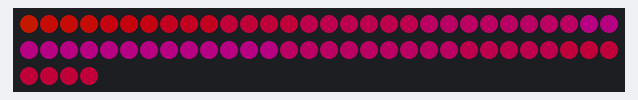
The sketch below on a simulated Arduino Uno, built with avr-gcc and run on an emulated ATmega328P. On the bench: 64 RGB LEDs in strip order, left to right, continuing on the next row. Dim RGB values are drawn brighter than linear; random numbers use the default seed unless the sketch sets one.

Above: at 0.16 s.
At 5.0 s:
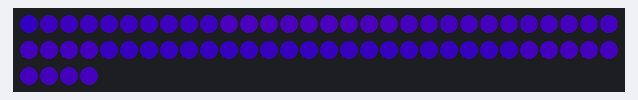
At 9.84 s:
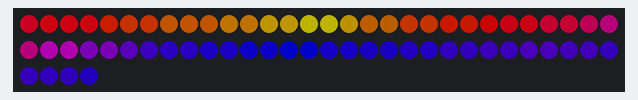
At 19.81 s:
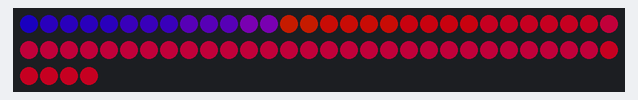
At 29.79 s:
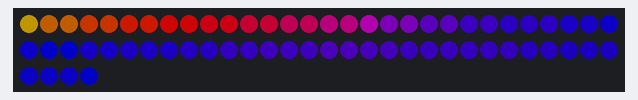
At 39.46 s:
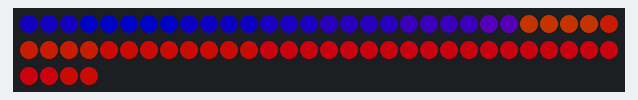

The sketch:

Noise16.ino
```cpp
#include "FastLED.h"
#define DATA_PIN   8
#define NUM_LEDS   64

CRGB leds[NUM_LEDS];

CRGBPalette16 currentPalette;
CRGBPalette16 targetPalette;
TBlendType    currentBlending= LINEARBLEND;

void setup() {
 Serial.begin(115200);
 FastLED.addLeds<WS2812B, DATA_PIN, GRB>(leds, NUM_LEDS).setCorrection(TypicalLEDStrip);
 FastLED.setBrightness(255);
 FastLED.setMaxPowerInVoltsAndMilliamps(5, 500);               // FastLED Power management set at 5V, 500mA.

}

void loop(){

  Noise16();

}

void Noise16(){   // "lavalamp effect"

  currentPalette = PartyColors_p;

  EVERY_N_MILLISECONDS(50){
    uint8_t maxChanges = 24;      // Number of tweens between palettes.
    nblendPaletteTowardPalette(currentPalette, targetPalette, maxChanges);  // Blend towards the target palette
  }

  EVERY_N_SECONDS(5) {             // Change the target palette to a random one every 5 seconds.
    targetPalette = CRGBPalette16(CHSV(random8(), 255, random8(128,255)), CHSV(random8(), 255, random8(128,255)), CHSV(random8(), 192, random8(128,255)), CHSV(random8(), 255, random8(128,255)));
  }

  uint8_t scale = 1000;                                       // the "zoom factor" for the noise

  for(uint16_t i = 0; i < NUM_LEDS; i++){

    uint16_t shift_x = millis() / 10;                         // x as a function of time
    uint16_t shift_y = 0;
    uint32_t real_x = (i + shift_x) * scale;                  // calculate the coordinates within the noise field
    uint32_t real_y = (i + shift_y) * scale;                  // based on the precalculated positions
    uint32_t real_z = 4223;
    uint8_t noise = inoise16(real_x, real_y, real_z) >> 8;    // get the noise data and scale it down
    uint8_t index = sin8(noise*3);                            // map led color based on noise data
    uint8_t bri   = noise;

    leds[i] = ColorFromPalette(currentPalette, index, bri, LINEARBLEND);   // With that value, look up the 8 bit colour palette value and assign it to the current LED.

  }
  FastLED.show();
}
```
